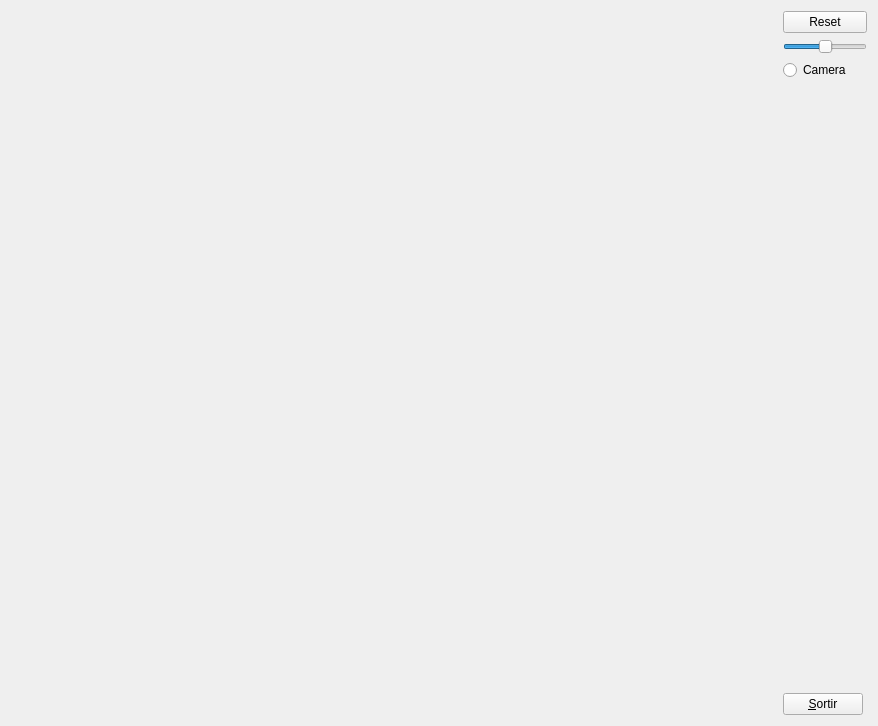
<?xml version="1.0" encoding="UTF-8"?>
<ui version="4.0">
 <class>MyForm</class>
 <widget class="QWidget" name="MyForm">
  <property name="geometry">
   <rect>
    <x>0</x>
    <y>0</y>
    <width>878</width>
    <height>726</height>
   </rect>
  </property>
  <property name="windowTitle">
   <string>Form</string>
  </property>
  <layout class="QHBoxLayout" name="horizontalLayout">
   <item>
    <widget class="MyGLWidget" name="widget" native="true">
     <property name="sizePolicy">
      <sizepolicy hsizetype="Expanding" vsizetype="Expanding">
       <horstretch>0</horstretch>
       <verstretch>0</verstretch>
      </sizepolicy>
     </property>
    </widget>
   </item>
   <item>
    <layout class="QVBoxLayout" name="verticalLayout">
     <item>
      <widget class="QPushButton" name="pushButton_2">
       <property name="text">
        <string>Reset</string>
       </property>
      </widget>
     </item>
     <item>
      <widget class="QSlider" name="horizontalSlider">
       <property name="sizePolicy">
        <sizepolicy hsizetype="Minimum" vsizetype="Fixed">
         <horstretch>0</horstretch>
         <verstretch>0</verstretch>
        </sizepolicy>
       </property>
       <property name="minimum">
        <number>-15</number>
       </property>
       <property name="maximum">
        <number>15</number>
       </property>
       <property name="orientation">
        <enum>Qt::Horizontal</enum>
       </property>
      </widget>
     </item>
     <item>
      <widget class="QRadioButton" name="radioButton">
       <property name="text">
        <string>Camera </string>
       </property>
      </widget>
     </item>
     <item>
      <spacer name="verticalSpacer">
       <property name="orientation">
        <enum>Qt::Vertical</enum>
       </property>
       <property name="sizeHint" stdset="0">
        <size>
         <width>20</width>
         <height>40</height>
        </size>
       </property>
      </spacer>
     </item>
     <item>
      <widget class="QPushButton" name="pushButton">
       <property name="sizePolicy">
        <sizepolicy hsizetype="Fixed" vsizetype="Fixed">
         <horstretch>0</horstretch>
         <verstretch>0</verstretch>
        </sizepolicy>
       </property>
       <property name="text">
        <string>&amp;Sortir</string>
       </property>
      </widget>
     </item>
    </layout>
   </item>
  </layout>
 </widget>
 <customwidgets>
  <customwidget>
   <class>MyGLWidget</class>
   <extends>QWidget</extends>
   <header>MyGLWidget.h</header>
   <container>1</container>
   <slots>
    <signal>canviaCameraSignal()</signal>
    <signal>resetSlider(int)</signal>
    <slot>canviaCamera(bool)</slot>
    <slot>canviaGraus(int)</slot>
    <slot>reset()</slot>
   </slots>
  </customwidget>
 </customwidgets>
 <resources/>
 <connections>
  <connection>
   <sender>pushButton</sender>
   <signal>clicked()</signal>
   <receiver>MyForm</receiver>
   <slot>close()</slot>
   <hints>
    <hint type="sourcelabel">
     <x>804</x>
     <y>715</y>
    </hint>
    <hint type="destinationlabel">
     <x>819</x>
     <y>529</y>
    </hint>
   </hints>
  </connection>
  <connection>
   <sender>pushButton_2</sender>
   <signal>clicked()</signal>
   <receiver>widget</receiver>
   <slot>reset()</slot>
   <hints>
    <hint type="sourcelabel">
     <x>823</x>
     <y>23</y>
    </hint>
    <hint type="destinationlabel">
     <x>753</x>
     <y>16</y>
    </hint>
   </hints>
  </connection>
  <connection>
   <sender>widget</sender>
   <signal>canviaCameraSignal()</signal>
   <receiver>radioButton</receiver>
   <slot>click()</slot>
   <hints>
    <hint type="sourcelabel">
     <x>698</x>
     <y>98</y>
    </hint>
    <hint type="destinationlabel">
     <x>800</x>
     <y>74</y>
    </hint>
   </hints>
  </connection>
  <connection>
   <sender>radioButton</sender>
   <signal>clicked(bool)</signal>
   <receiver>widget</receiver>
   <slot>canviaCamera(bool)</slot>
   <hints>
    <hint type="sourcelabel">
     <x>836</x>
     <y>72</y>
    </hint>
    <hint type="destinationlabel">
     <x>774</x>
     <y>69</y>
    </hint>
   </hints>
  </connection>
  <connection>
   <sender>horizontalSlider</sender>
   <signal>sliderMoved(int)</signal>
   <receiver>widget</receiver>
   <slot>canviaGraus(int)</slot>
   <hints>
    <hint type="sourcelabel">
     <x>829</x>
     <y>47</y>
    </hint>
    <hint type="destinationlabel">
     <x>745</x>
     <y>43</y>
    </hint>
   </hints>
  </connection>
  <connection>
   <sender>widget</sender>
   <signal>resetSlider(int)</signal>
   <receiver>horizontalSlider</receiver>
   <slot>setValue(int)</slot>
   <hints>
    <hint type="sourcelabel">
     <x>733</x>
     <y>50</y>
    </hint>
    <hint type="destinationlabel">
     <x>805</x>
     <y>49</y>
    </hint>
   </hints>
  </connection>
 </connections>
</ui>
